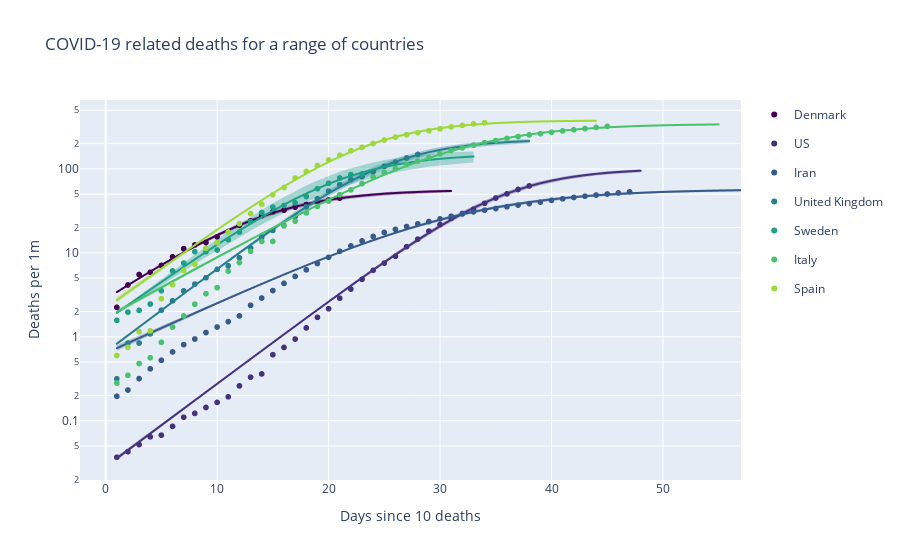

Source (notebook cell):
### Markdown cell above
## 2.4 Run regression and plot

### Code cell
fig = go.Figure()

if log_scale:
    #ax.set_yscale('log')
    fig.update_yaxes(type='log')

# Calculate color scale
colors = {i: x for i, x in enumerate(bokeh.palettes.viridis(len(countries) + 1))}

countries_fit = []
for i, country in enumerate(countries):
    print(f'Processing country: {country}')

    sub_df = ts_df.loc[country][ts_df.loc[country]['province_state'] == 'total']
    rel_df = sub_df.query('rel_day >= 1')

    if len(rel_df) < MIN_REGRESSION_DATAPOINTS:
        continue

    model = LogisticModel
    params = model.make_params(a=1000, b=0.3, c=1000)
    params['a'].min = 0
    params['b'].min = 0
    params['b'].max = 0.5
    params['c'].min = 0
    try:
        result = model.fit(rel_df[label], params, x=rel_df['rel_day'], method=fit_method)
    except (ValueError, TypeError) as e:
        print(f'Skipping {country}. Got fit error: {e}')

    countries_fit.append({
        'zone': country,
        'fit_result': result,
        'fit_a': result.params['a'].value,
        'fit_b': result.params['b'].value,
        'fit_c': result.params['c'].value,
        'cases': rel_df.iloc[-1]['cases'],
        'deaths': rel_df.iloc[-1]['deaths'],
        'recoveries': rel_df.iloc[-1]['recoveries'],
        'cases_per_1M': rel_df.iloc[-1]['cases_per_1M'],
        'deaths_per_1M': rel_df.iloc[-1]['deaths_per_1M'],
        'recoveries_per_1M': rel_df.iloc[-1]['recoveries_per_1M'],
        'deaths_per_recovery': rel_df.iloc[-1]['deaths_per_recovery'],
        'lat': rel_df.iloc[-1]['lat'],
        'long': rel_df.iloc[-1]['long'],
        'day': rel_df.iloc[-1]['day'],
        'rel_day': rel_df.iloc[-1]['rel_day'],
        'x': rel_df['rel_day'],
        'y': rel_df[label],
        'n': n,
        'col': colors[i]
    })

    # Labels with result parameters
    axlbl = f'a: {result.params["a"].value:.0f}\nb: {result.params["b"].value:.3f}\nc: {result.params["c"].value:.5f}'.replace('\n', '<br>')

    fig.add_trace(go.Scattergl(x=rel_df['rel_day'], y=rel_df[label], name=country, legendgroup=country, mode='markers', marker=dict(color=colors[i]), hovertemplate=f'<b>{country}</b><br>' + '(%{x}, %{y})<br><extra></extra>'))
   
    # Regression 
    last_rel_day = rel_df['rel_day'].iloc[-1]
    regression_predict_days = np.arange(last_rel_day + 1, last_rel_day + regression_predict_length + 1)

    regression_range = np.append(rel_df['rel_day'].values, regression_predict_days)

    fig.add_trace(go.Scattergl(x=regression_range, y=result.eval(x=regression_range), name=country, legendgroup=country, mode='lines',
                            line=dict(color=colors[i]), showlegend=False,
                            hovertemplate=f'<b>{country}</b><br>' + '(%{x}, %{y})<br>' + axlbl + '<extra></extra>'))

    # Regression confidence intervals
    for j in range(1, regression_confidence_levels + 1):
        p = result.params
        fig.add_trace(go.Scatter(x=np.concatenate([regression_range, regression_range[::-1]]), y=np.concatenate([model.func(regression_range, p['a'] + j * p['a'].stderr, p['b'] + j * p['b'].stderr, p['c'] + j * p['c'].stderr), model.func(regression_range, p['a'] - j * p['a'].stderr, p['b'] - j * p['b'].stderr, p['c'] - j * p['c'].stderr)[::-1]]), showlegend=False, legendgroup=country, hoverinfo='skip', mode='lines', fill='toself', line_color='rgba(255, 255, 255, 0)', fillcolor='rgba'+str(matplotlib.colors.to_rgba(colors[i]+'55'))))

fig.update_layout(
    title=f'COVID-19 related {rchop(label, "_per_1M")} for a range of countries',
    xaxis_title=f'Days since {n} {rchop(label, "_per_1M")}',
    yaxis_title=' '.join(label.split('_')).capitalize(),
    hovermode='closest',
    hoverdistance=-1
)

# Update zone_df
countries_df = pd.DataFrame(countries_fit)
zone_df = pd.merge(zone_df, countries_df, on='zone', suffixes=('', '_y'))
drop_y(zone_df)

fig.show()

### Figure 1 — Plotly figure (JSON) as saved in the notebook; plotly's stock layout.template omitted (floating-point values rounded to 4 significant figures)
{"data": [{"hovertemplate": "<b>Denmark</b><br>(%{x}, %{y})<br><extra></extra>", "legendgroup": "Denmark", "marker": {"color": "#440154"}, "mode": "markers", "name": "Denmark", "type": "scattergl", "x": [1, 2, 3, 4, 5, 6, 7, 8, 9, 10, 11, 12, 13, 14, 15, 16, 17, 18, 19, 20, 21], "y": [2.244, 4.142, 5.523, 5.869, 7.077, 8.975, 11.22, 12.43, 13.29, 15.53, 17.95, 21.23, 23.99, 27.79, 30.9, 32.28, 35.04, 37.63, 40.91, 42.63, 44.88]}, {"hovertemplate": "<b>Denmark</b><br>(%{x}, %{y})<br>a: 19<br>b: 0.204<br>c: 56.49091<extra></extra>", "legendgroup": "Denmark", "line": {"color": "#440154"}, "mode": "lines", "name": "Denmark", "showlegend": false, "type": "scattergl", "x": [1, 2, 3, 4, 5, 6, 7, 8, 9, 10, 11, 12, 13, 14, 15, 16, 17, 18, 19, 20, 21, 22, 23, 24, 25, 26, 27, 28, 29, 30, 31], "y": [3.403, 4.119, 4.97, 5.978, 7.162, 8.54, 10.13, 11.94, 13.98, 16.24, 18.7, 21.34, 24.11, 26.97, 29.85, 32.7, 35.46, 38.08, 40.52, 42.76, 44.77, 46.55, 48.12, 49.47, 50.64, 51.63, 52.46, 53.16, 53.75, 54.23, 54.64]}, {"fill": "toself", "fillcolor": "rgba(0.26666666666666666, 0.00392156862745098, 0.32941176470588235, 0.3333333333333333)", "hoverinfo": "skip", "legendgroup": "Denmark", "line": {"color": "rgba(255, 255, 255, 0)"}, "mode": "lines", "showlegend": false, "type": "scatter", "x": [1, 2, 3, 4, 5, 6, 7, 8, 9, 10, 11, 12, 13, 14, 15, 16, 17, 18, 19, 20, 21, 22, 23, 24, 25, 26, 27, 28, 29, 30, 31, 31, 30, 29, 28, 27, 26, 25, 24, 23, 22, 21, 20, 19, 18, 17, 16, 15, 14, 13, 12, 11, 10, 9, 8, 7, 6, 5, 4, 3, 2, 1], "y": [3.391, 4.132, 5.02, 6.078, 7.327, 8.791, 10.49, 12.43, 14.62, 17.05, 19.7, 22.54, 25.52, 28.58, 31.65, 34.67, 37.57, 40.29, 42.81, 45.09, 47.12, 48.9, 50.45, 51.78, 52.9, 53.85, 54.64, 55.3, 55.85, 56.3, 56.66, 52.59, 52.15, 51.62, 51.0, 50.26, 49.38, 48.36, 47.17, 45.79, 44.22, 42.44, 40.46, 38.29, 35.93, 33.43, 30.81, 28.13, 25.43, 22.77, 20.2, 17.75, 15.47, 13.37, 11.48, 9.791, 8.302, 7.005, 5.884, 4.924, 4.108, 3.418]}, {"hovertemplate": "<b>US</b><br>(%{x}, %{y})<br><extra></extra>", "legendgroup": "US", "marker": {"color": "#46317E"}, "mode": "markers", "name": "US", "type": "scattergl", "x": [1, 2, 3, 4, 5, 6, 7, 8, 9, 10, 11, 12, 13, 14, 15, 16, 17, 18, 19, 20, 21, 22, 23, 24, 25, 26, 27, 28, 29, 30, 31, 32, 33, 34, 35, 36, 37, 38], "y": [0.03673, 0.04285, 0.05204, 0.06428, 0.06734, 0.08571, 0.1102, 0.1224, 0.1439, 0.1653, 0.1928, 0.2602, 0.3306, 0.3612, 0.6122, 0.7469, 0.9397, 1.276, 1.705, 2.161, 2.883, 3.701, 4.839, 6.202, 7.552, 9.116, 11.86, 14.56, 18.14, 21.69, 25.73, 29.44, 33.01, 38.94, 44.98, 50.44, 56.89, 62.64]}, {"hovertemplate": "<b>US</b><br>(%{x}, %{y})<br>a: 3568<br>b: 0.228<br>c: 101.22836<extra></extra>", "legendgroup": "US", "line": {"color": "#46317E"}, "mode": "lines", "name": "US", "showlegend": false, "type": "scattergl", "x": [1, 2, 3, 4, 5, 6, 7, 8, 9, 10, 11, 12, 13, 14, 15, 16, 17, 18, 19, 20, 21, 22, 23, 24, 25, 26, 27, 28, 29, 30, 31, 32, 33, 34, 35, 36, 37, 38, 39, 40, 41, 42, 43, 44, 45, 46, 47, 48], "y": [0.03561, 0.0447, 0.05612, 0.07044, 0.08842, 0.111, 0.1393, 0.1748, 0.2194, 0.2753, 0.3454, 0.4333, 0.5434, 0.6813, 0.8539, 1.07, 1.339, 1.676, 2.095, 2.617, 3.264, 4.064, 5.051, 6.261, 7.738, 9.529, 11.68, 14.25, 17.27, 20.77, 24.78, 29.28, 34.23, 39.56, 45.16, 50.89, 56.62, 62.2, 67.5, 72.41, 76.86, 80.82, 84.28, 87.25, 89.77, 91.89, 93.65, 95.1]}, {"fill": "toself", "fillcolor": "rgba(0.27450980392156865, 0.19215686274509805, 0.49411764705882355, 0.3333333333333333)", "hoverinfo": "skip", "legendgroup": "US", "line": {"color": "rgba(255, 255, 255, 0)"}, "mode": "lines", "showlegend": false, "type": "scatter", "x": [1, 2, 3, 4, 5, 6, 7, 8, 9, 10, 11, 12, 13, 14, 15, 16, 17, 18, 19, 20, 21, 22, 23, 24, 25, 26, 27, 28, 29, 30, 31, 32, 33, 34, 35, 36, 37, 38, 39, 40, 41, 42, 43, 44, 45, 46, 47, 48, 48, 47, 46, 45, 44, 43, 42, 41, 40, 39, 38, 37, 36, 35, 34, 33, 32, 31, 30, 29, 28, 27, 26, 25, 24, 23, 22, 21, 20, 19, 18, 17, 16, 15, 14, 13, 12, 11, 10, 9, 8, 7, 6, 5, 4, 3, 2, 1], "y": [0.03384, 0.04265, 0.05377, 0.06777, 0.08543, 0.1077, 0.1357, 0.171, 0.2155, 0.2715, 0.3421, 0.4309, 0.5426, 0.6831, 0.8597, 1.082, 1.36, 1.708, 2.145, 2.689, 3.368, 4.21, 5.252, 6.536, 8.107, 10.02, 12.32, 15.07, 18.31, 22.07, 26.37, 31.2, 36.49, 42.16, 48.09, 54.13, 60.12, 65.9, 71.35, 76.35, 80.85, 84.82, 88.25, 91.18, 93.64, 95.69, 97.38, 98.77, 91.46, 89.95, 88.14, 85.98, 83.42, 80.43, 76.97, 73.05, 68.68, 63.89, 58.77, 53.42, 47.96, 42.52, 37.25, 32.24, 27.61, 23.4, 19.65, 16.38, 13.55, 11.15, 9.123, 7.435, 6.038, 4.89, 3.95, 3.185, 2.564, 2.061, 1.656, 1.329, 1.066, 0.8541, 0.6843, 0.5481, 0.4388, 0.3513, 0.2812, 0.225, 0.18, 0.144, 0.1152, 0.09219, 0.07375, 0.05899, 0.04719, 0.03774]}, {"hovertemplate": "<b>Iran</b><br>(%{x}, %{y})<br><extra></extra>", "legendgroup": "Iran", "marker": {"color": "#365A8C"}, "mode": "markers", "name": "Iran", "type": "scattergl", "x": [1, 2, 3, 4, 5, 6, 7, 8, 9, 10, 11, 12, 13, 14, 15, 16, 17, 18, 19, 20, 21, 22, 23, 24, 25, 26, 27, 28, 29, 30, 31, 32, 33, 34, 35, 36, 37, 38, 39, 40, 41, 42, 43, 44, 45, 46, 47], "y": [0.1956, 0.2323, 0.3178, 0.4156, 0.5257, 0.6601, 0.8068, 0.9413, 1.125, 1.308, 1.516, 1.773, 2.372, 2.897, 3.557, 4.328, 5.244, 6.284, 7.469, 8.851, 10.43, 12.08, 13.88, 15.7, 17.52, 19.02, 20.6, 22.15, 23.64, 25.39, 27.31, 29.07, 30.77, 32.27, 33.7, 35.43, 37.11, 38.63, 40.27, 42.2, 44.05, 45.71, 47.33, 48.81, 50.24, 51.74, 53.26]}, {"hovertemplate": "<b>Iran</b><br>(%{x}, %{y})<br>a: 89<br>b: 0.140<br>c: 57.38568<extra></extra>", "legendgroup": "Iran", "line": {"color": "#365A8C"}, "mode": "lines", "name": "Iran", "showlegend": false, "type": "scattergl", "x": [1, 2, 3, 4, 5, 6, 7, 8, 9, 10, 11, 12, 13, 14, 15, 16, 17, 18, 19, 20, 21, 22, 23, 24, 25, 26, 27, 28, 29, 30, 31, 32, 33, 34, 35, 36, 37, 38, 39, 40, 41, 42, 43, 44, 45, 46, 47, 48, 49, 50, 51, 52, 53, 54, 55, 56, 57], "y": [0.7317, 0.8405, 0.9652, 1.108, 1.271, 1.458, 1.672, 1.916, 2.194, 2.51, 2.87, 3.278, 3.74, 4.262, 4.851, 5.512, 6.253, 7.08, 7.999, 9.017, 10.14, 11.36, 12.7, 14.14, 15.69, 17.34, 19.09, 20.92, 22.82, 24.78, 26.77, 28.78, 30.79, 32.79, 34.74, 36.63, 38.45, 40.19, 41.84, 43.38, 44.81, 46.14, 47.35, 48.46, 49.47, 50.38, 51.2, 51.93, 52.59, 53.17, 53.69, 54.15, 54.55, 54.91, 55.22, 55.49, 55.73]}, {"fill": "toself", "fillcolor": "rgba(0.21176470588235294, 0.35294117647058826, 0.5490196078431373, 0.3333333333333333)", "hoverinfo": "skip", "legendgroup": "Iran", "line": {"color": "rgba(255, 255, 255, 0)"}, "mode": "lines", "showlegend": false, "type": "scatter", "x": [1, 2, 3, 4, 5, 6, 7, 8, 9, 10, 11, 12, 13, 14, 15, 16, 17, 18, 19, 20, 21, 22, 23, 24, 25, 26, 27, 28, 29, 30, 31, 32, 33, 34, 35, 36, 37, 38, 39, 40, 41, 42, 43, 44, 45, 46, 47, 48, 49, 50, 51, 52, 53, 54, 55, 56, 57, 57, 56, 55, 54, 53, 52, 51, 50, 49, 48, 47, 46, 45, 44, 43, 42, 41, 40, 39, 38, 37, 36, 35, 34, 33, 32, 31, 30, 29, 28, 27, 26, 25, 24, 23, 22, 21, 20, 19, 18, 17, 16, 15, 14, 13, 12, 11, 10, 9, 8, 7, 6, 5, 4, 3, 2, 1], "y": [0.6823, 0.7874, 0.9083, 1.048, 1.208, 1.392, 1.603, 1.845, 2.123, 2.44, 2.803, 3.216, 3.686, 4.22, 4.824, 5.506, 6.274, 7.133, 8.093, 9.159, 10.34, 11.63, 13.04, 14.57, 16.21, 17.97, 19.82, 21.77, 23.79, 25.86, 27.97, 30.1, 32.21, 34.3, 36.33, 38.3, 40.18, 41.96, 43.64, 45.2, 46.64, 47.96, 49.17, 50.27, 51.25, 52.14, 52.93, 53.63, 54.26, 54.81, 55.3, 55.72, 56.1, 56.43, 56.71, 56.97, 57.18, 54.27, 54.01, 53.72, 53.38, 53.0, 52.57, 52.09, 51.55, 50.94, 50.26, 49.5, 48.67, 47.74, 46.72, 45.61, 44.39, 43.08, 41.67, 40.16, 38.56, 36.88, 35.12, 33.31, 31.44, 29.55, 27.64, 25.74, 23.86, 22.01, 20.22, 18.5, 16.85, 15.29, 13.83, 12.46, 11.19, 10.02, 8.951, 7.974, 7.088, 6.288, 5.568, 4.922, 4.345, 3.83, 3.372, 2.966, 2.606, 2.288, 2.008, 1.761, 1.543, 1.351, 1.183, 1.036, 0.906, 0.7924]}, {"hovertemplate": "<b>United Kingdom</b><br>(%{x}, %{y})<br><extra></extra>", "legendgroup": "United Kingdom", "marker": {"color": "#277E8E"}, "mode": "markers", "name": "United Kingdom", "type": "scattergl", "x": [1, 2, 3, 4, 5, 6, 7, 8, 9, 10, 11, 12, 13, 14, 15, 16, 17, 18, 19, 20, 21, 22, 23, 24, 25, 26, 27, 28], "y": [0.316, 0.8426, 0.8426, 1.083, 2.076, 2.678, 3.521, 4.243, 5.056, 6.365, 7.012, 8.727, 11.45, 15.36, 18.52, 21.23, 26.98, 35.46, 44.03, 54.33, 65.0, 74.38, 81.03, 92.85, 107.0, 120.3, 135.0, 148.8]}, {"hovertemplate": "<b>United Kingdom</b><br>(%{x}, %{y})<br>a: 344<br>b: 0.231<br>c: 226.21442<extra></extra>", "legendgroup": "United Kingdom", "line": {"color": "#277E8E"}, "mode": "lines", "name": "United Kingdom", "showlegend": false, "type": "scattergl", "x": [1, 2, 3, 4, 5, 6, 7, 8, 9, 10, 11, 12, 13, 14, 15, 16, 17, 18, 19, 20, 21, 22, 23, 24, 25, 26, 27, 28, 29, 30, 31, 32, 33, 34, 35, 36, 37, 38], "y": [0.8259, 1.039, 1.307, 1.643, 2.065, 2.595, 3.258, 4.087, 5.123, 6.413, 8.017, 10.0, 12.45, 15.46, 19.13, 23.57, 28.9, 35.23, 42.64, 51.2, 60.9, 71.68, 83.41, 95.87, 108.8, 121.8, 134.6, 146.8, 158.3, 168.7, 178.0, 186.2, 193.2, 199.2, 204.2, 208.4, 211.8, 214.6]}, {"fill": "toself", "fillcolor": "rgba(0.15294117647058825, 0.49411764705882355, 0.5568627450980392, 0.3333333333333333)", "hoverinfo": "skip", "legendgroup": "United Kingdom", "line": {"color": "rgba(255, 255, 255, 0)"}, "mode": "lines", "showlegend": false, "type": "scatter", "x": [1, 2, 3, 4, 5, 6, 7, 8, 9, 10, 11, 12, 13, 14, 15, 16, 17, 18, 19, 20, 21, 22, 23, 24, 25, 26, 27, 28, 29, 30, 31, 32, 33, 34, 35, 36, 37, 38, 38, 37, 36, 35, 34, 33, 32, 31, 30, 29, 28, 27, 26, 25, 24, 23, 22, 21, 20, 19, 18, 17, 16, 15, 14, 13, 12, 11, 10, 9, 8, 7, 6, 5, 4, 3, 2, 1], "y": [0.7991, 1.012, 1.282, 1.623, 2.054, 2.599, 3.285, 4.15, 5.237, 6.602, 8.308, 10.44, 13.08, 16.34, 20.34, 25.21, 31.08, 38.07, 46.28, 55.76, 66.5, 78.42, 91.33, 105.0, 119.0, 132.9, 146.5, 159.4, 171.2, 181.9, 191.3, 199.4, 206.3, 212.1, 216.9, 220.8, 224.0, 226.6, 202.6, 199.6, 196.0, 191.7, 186.5, 180.4, 173.3, 165.2, 156.1, 146.0, 135.0, 123.5, 111.5, 99.5, 87.67, 76.32, 65.69, 55.94, 47.18, 39.46, 32.75, 27.01, 22.15, 18.09, 14.71, 11.92, 9.641, 7.779, 6.265, 5.039, 4.048, 3.249, 2.606, 2.089, 1.673, 1.34, 1.073, 0.8586]}, {"hovertemplate": "<b>Sweden</b><br>(%{x}, %{y})<br><extra></extra>", "legendgroup": "Sweden", "marker": {"color": "#1EA087"}, "mode": "markers", "name": "Sweden", "type": "scattergl", "x": [1, 2, 3, 4, 5, 6, 7, 8, 9, 10, 11, 12, 13, 14, 15, 16, 17, 18, 19, 20, 21, 22, 23], "y": [1.572, 1.966, 2.064, 2.457, 3.538, 6.093, 7.567, 10.32, 10.32, 10.81, 14.35, 17.69, 23.49, 30.27, 35.18, 36.66, 39.41, 46.88, 58.08, 67.52, 77.93, 85.5, 87.17]}, {"hovertemplate": "<b>Sweden</b><br>(%{x}, %{y})<br>a: 96<br>b: 0.216<br>c: 151.32452<extra></extra>", "legendgroup": "Sweden", "line": {"color": "#1EA087"}, "mode": "lines", "name": "Sweden", "showlegend": false, "type": "scattergl", "x": [1, 2, 3, 4, 5, 6, 7, 8, 9, 10, 11, 12, 13, 14, 15, 16, 17, 18, 19, 20, 21, 22, 23, 24, 25, 26, 27, 28, 29, 30, 31, 32, 33], "y": [1.928, 2.386, 2.949, 3.643, 4.495, 5.539, 6.814, 8.366, 10.25, 12.51, 15.22, 18.45, 22.24, 26.65, 31.73, 37.48, 43.9, 50.92, 58.45, 66.36, 74.48, 82.63, 90.62, 98.28, 105.5, 112.1, 118.0, 123.3, 127.9, 131.8, 135.2, 138.1, 140.5]}, {"fill": "toself", "fillcolor": "rgba(0.11764705882352941, 0.6274509803921569, 0.5294117647058824, 0.3333333333333333)", "hoverinfo": "skip", "legendgroup": "Sweden", "line": {"color": "rgba(255, 255, 255, 0)"}, "mode": "lines", "showlegend": false, "type": "scatter", "x": [1, 2, 3, 4, 5, 6, 7, 8, 9, 10, 11, 12, 13, 14, 15, 16, 17, 18, 19, 20, 21, 22, 23, 24, 25, 26, 27, 28, 29, 30, 31, 32, 33, 33, 32, 31, 30, 29, 28, 27, 26, 25, 24, 23, 22, 21, 20, 19, 18, 17, 16, 15, 14, 13, 12, 11, 10, 9, 8, 7, 6, 5, 4, 3, 2, 1], "y": [1.976, 2.482, 3.114, 3.903, 4.886, 6.108, 7.621, 9.488, 11.78, 14.57, 17.95, 22.01, 26.82, 32.45, 38.94, 46.3, 54.46, 63.34, 72.75, 82.48, 92.28, 101.9, 111.1, 119.7, 127.5, 134.4, 140.5, 145.8, 150.2, 154.0, 157.1, 159.6, 161.7, 119.1, 116.5, 113.5, 110.0, 106.0, 101.5, 96.52, 91.03, 85.1, 78.83, 72.31, 65.66, 59.03, 52.54, 46.32, 40.45, 35.03, 30.1, 25.67, 21.76, 18.35, 15.39, 12.86, 10.7, 8.882, 7.353, 6.074, 5.008, 4.124, 3.391, 2.786, 2.287, 1.876]}, {"hovertemplate": "<b>Italy</b><br>(%{x}, %{y})<br><extra></extra>", "legendgroup": "Italy", "marker": {"color": "#49C16D"}, "mode": "markers", "name": "Italy", "type": "scattergl", "x": [1, 2, 3, 4, 5, 6, 7, 8, 9, 10, 11, 12, 13, 14, 15, 16, 17, 18, 19, 20, 21, 22, 23, 24, 25, 26, 27, 28, 29, 30, 31, 32, 33, 34, 35, 36, 37, 38, 39, 40, 41, 42, 43, 44, 45], "y": [0.2814, 0.3476, 0.48, 0.5627, 0.8606, 1.307, 1.771, 2.449, 3.26, 3.856, 6.057, 7.663, 10.44, 13.69, 13.69, 20.95, 23.85, 29.94, 35.72, 41.43, 49.29, 56.35, 66.73, 79.86, 90.63, 100.6, 112.9, 124.2, 136.0, 151.2, 165.9, 178.4, 191.8, 205.7, 217.7, 230.3, 243.0, 254.2, 262.9, 273.5, 283.5, 292.4, 302.5, 312.0, 322.2]}, {"hovertemplate": "<b>Italy</b><br>(%{x}, %{y})<br>a: 204<br>b: 0.168<br>c: 345.91488<extra></extra>", "legendgroup": "Italy", "line": {"color": "#49C16D"}, "mode": "lines", "name": "Italy", "showlegend": false, "type": "scattergl", "x": [1, 2, 3, 4, 5, 6, 7, 8, 9, 10, 11, 12, 13, 14, 15, 16, 17, 18, 19, 20, 21, 22, 23, 24, 25, 26, 27, 28, 29, 30, 31, 32, 33, 34, 35, 36, 37, 38, 39, 40, 41, 42, 43, 44, 45, 46, 47, 48, 49, 50, 51, 52, 53, 54, 55], "y": [1.99, 2.352, 2.779, 3.282, 3.876, 4.576, 5.401, 6.371, 7.512, 8.852, 10.42, 12.26, 14.41, 16.92, 19.84, 23.23, 27.15, 31.66, 36.84, 42.75, 49.46, 57.02, 65.48, 74.87, 85.2, 96.44, 108.6, 121.4, 135.0, 149.1, 163.5, 178.0, 192.4, 206.6, 220.3, 233.5, 245.8, 257.3, 268.0, 277.6, 286.4, 294.2, 301.2, 307.3, 312.7, 317.4, 321.5, 325.1, 328.1, 330.8, 333.0, 335.0, 336.6, 338.0, 339.2]}, {"fill": "toself", "fillcolor": "rgba(0.28627450980392155, 0.7568627450980392, 0.42745098039215684, 0.3333333333333333)", "hoverinfo": "skip", "legendgroup": "Italy", "line": {"color": "rgba(255, 255, 255, 0)"}, "mode": "lines", "showlegend": false, "type": "scatter", "x": [1, 2, 3, 4, 5, 6, 7, 8, 9, 10, 11, 12, 13, 14, 15, 16, 17, 18, 19, 20, 21, 22, 23, 24, 25, 26, 27, 28, 29, 30, 31, 32, 33, 34, 35, 36, 37, 38, 39, 40, 41, 42, 43, 44, 45, 46, 47, 48, 49, 50, 51, 52, 53, 54, 55, 55, 54, 53, 52, 51, 50, 49, 48, 47, 46, 45, 44, 43, 42, 41, 40, 39, 38, 37, 36, 35, 34, 33, 32, 31, 30, 29, 28, 27, 26, 25, 24, 23, 22, 21, 20, 19, 18, 17, 16, 15, 14, 13, 12, 11, 10, 9, 8, 7, 6, 5, 4, 3, 2, 1], "y": [1.882, 2.231, 2.644, 3.133, 3.711, 4.395, 5.203, 6.157, 7.282, 8.608, 10.17, 12.0, 14.15, 16.66, 19.6, 23.02, 26.98, 31.56, 36.83, 42.87, 49.73, 57.48, 66.18, 75.86, 86.51, 98.13, 110.7, 124.0, 138.0, 152.5, 167.4, 182.3, 197.2, 211.7, 225.7, 239.1, 251.6, 263.2, 273.9, 283.6, 292.3, 300.1, 306.9, 313.0, 318.3, 322.9, 326.8, 330.3, 333.2, 335.7, 337.9, 339.7, 341.3, 342.6, 343.7, 334.7, 333.4, 331.9, 330.2, 328.2, 325.8, 323.1, 319.9, 316.3, 312.1, 307.3, 301.8, 295.6, 288.6, 280.7, 271.9, 262.3, 251.8, 240.4, 228.3, 215.4, 202.0, 188.2, 174.1, 160.0, 146.1, 132.5, 119.4, 106.9, 95.14, 84.23, 74.19, 65.05, 56.8, 49.41, 42.83, 37.02, 31.92, 27.45, 23.56, 20.19, 17.27, 14.76, 12.6, 10.74, 9.149, 7.789, 6.627, 5.635, 4.79, 4.07, 3.457, 2.936, 2.492, 2.115]}, {"hovertemplate": "<b>Spain</b><br>(%{x}, %{y})<br><extra></extra>", "legendgroup": "Spain", "marker": {"color": "#9DD93A"}, "mode": "markers", "name": "Spain", "type": "scattergl", "x": [1, 2, 3, 4, 5, 6, 7, 8, 9, 10, 11, 12, 13, 14, 15, 16, 17, 18, 19, 20, 21, 22, 23, 24, 25, 26, 27, 28, 29, 30, 31, 32, 33, 34], "y": [0.5983, 0.7479, 1.154, 1.175, 2.842, 4.167, 6.176, 7.308, 11.39, 13.31, 17.74, 22.29, 29.38, 37.87, 49.38, 60.0, 77.93, 93.28, 109.8, 127.8, 145.4, 164.9, 180.9, 200.6, 221.1, 239.3, 255.3, 270.1, 285.1, 300.1, 316.1, 330.1, 343.6, 354.9]}, {"hovertemplate": "<b>Spain</b><br>(%{x}, %{y})<br>a: 171<br>b: 0.219<br>c: 379.41015<extra></extra>", "legendgroup": "Spain", "line": {"color": "#9DD93A"}, "mode": "lines", "name": "Spain", "showlegend": false, "type": "scattergl", "x": [1, 2, 3, 4, 5, 6, 7, 8, 9, 10, 11, 12, 13, 14, 15, 16, 17, 18, 19, 20, 21, 22, 23, 24, 25, 26, 27, 28, 29, 30, 31, 32, 33, 34, 35, 36, 37, 38, 39, 40, 41, 42, 43, 44], "y": [2.738, 3.403, 4.227, 5.249, 6.514, 8.076, 10.0, 12.38, 15.29, 18.85, 23.19, 28.44, 34.78, 42.35, 51.33, 61.86, 74.06, 88.01, 103.7, 121.0, 139.7, 159.6, 180.1, 200.9, 221.4, 241.2, 259.8, 277.0, 292.5, 306.4, 318.4, 328.8, 337.7, 345.2, 351.4, 356.6, 360.9, 364.4, 367.2, 369.6, 371.5, 373.0, 374.2, 375.3]}, {"fill": "toself", "fillcolor": "rgba(0.615686274509804, 0.8509803921568627, 0.22745098039215686, 0.3333333333333333)", "hoverinfo": "skip", "legendgroup": "Spain", "line": {"color": "rgba(255, 255, 255, 0)"}, "mode": "lines", "showlegend": false, "type": "scatter", "x": [1, 2, 3, 4, 5, 6, 7, 8, 9, 10, 11, 12, 13, 14, 15, 16, 17, 18, 19, 20, 21, 22, 23, 24, 25, 26, 27, 28, 29, 30, 31, 32, 33, 34, 35, 36, 37, 38, 39, 40, 41, 42, 43, 44, 44, 43, 42, 41, 40, 39, 38, 37, 36, 35, 34, 33, 32, 31, 30, 29, 28, 27, 26, 25, 24, 23, 22, 21, 20, 19, 18, 17, 16, 15, 14, 13, 12, 11, 10, 9, 8, 7, 6, 5, 4, 3, 2, 1], "y": [2.544, 3.18, 3.973, 4.961, 6.192, 7.721, 9.618, 11.97, 14.87, 18.43, 22.81, 28.13, 34.59, 42.35, 51.59, 62.48, 75.16, 89.69, 106.1, 124.2, 143.8, 164.6, 186.0, 207.6, 228.9, 249.2, 268.3, 285.8, 301.4, 315.2, 327.2, 337.4, 346.1, 353.3, 359.3, 364.2, 368.3, 371.6, 374.3, 376.4, 378.2, 379.6, 380.7, 381.6, 368.9, 367.8, 366.4, 364.8, 362.7, 360.2, 357.2, 353.5, 349.0, 343.6, 337.2, 329.6, 320.6, 310.1, 298.0, 284.3, 269.0, 252.2, 234.1, 214.9, 195.2, 175.2, 155.6, 136.6, 118.6, 102.1, 86.99, 73.55, 61.74, 51.49, 42.72, 35.28, 29.02, 23.79, 19.45, 15.87, 12.92, 10.5, 8.528, 6.917, 5.606, 4.541, 3.676, 2.974]}], "layout": {"hoverdistance": -1, "hovermode": "closest", "title": {"text": "COVID-19 related deaths for a range of countries"}, "xaxis": {"title": {"text": "Days since 10 deaths"}}, "yaxis": {"title": {"text": "Deaths per 1m"}, "type": "log"}}}
